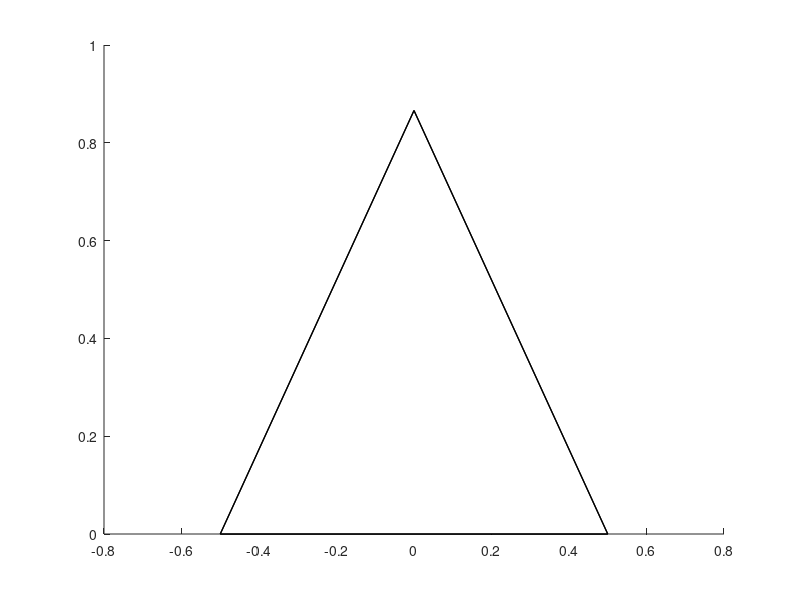

MATLAB code for this plot: (Note: this script raises an error after producing the figure.)
function ternaxes(varargin)
% TERNAXES - Creates ternary axes
%
%   ternaxes will create a basic ternary axes
%
%   ternaxes('NVertices',n) where n = 3 will produce a single ternary axis,
%   and n = 4 will create a double (mirrored) set of ternary axes.
%
%   n = 3           n = 4
%           A               A
%          / \             / \
%        B --- C         B --- C
%                          \ /
%                           D
%
%   Options:
%
%       'NVertices'             Number of vertices, 3 or 4
%
%       'Axes'                  Axes object for plotting, default = gca
%
% See also ternary, terngrid, terntick

% Last Modified: 8 May 2023
% D. Hasterok, University of Adelaide

% parse inputs
% ------------------------
p = inputParser;

addParameter(p,'NVertices',3,@isnumeric);   % number of axes
addParameter(p,'Axes',[],@isgraphics);      % handle to axes

parse(p,varargin{:});

n = p.Results.NVertices;
if n ~= 3 && n ~= 4
    error('NVertices can be 3 or 4.');
end

ax = p.Results.Axes;
if isempty(ax)
    ax = gca;
end
% ------------------------

w = 0.5;            % half width
h = 0.5/tan(pi/6);  % vertical scale

hold(ax,'on');

%create axes
fill(ax,[-w 0 w -w],[0 h 0 0],'w');
plot(ax,[-w 0 w -w],[0 h 0 0],'k-','LineWidth',1);
if n == 4
    fill(ax,[-w 0 w -w],-[0 h 0 0],'w');
    plot(ax,[-w 0 w -w],-[0 h 0 0],'k-','LineWidth',1);
end

ax.Visible = 'off';
ax.DataAspectRatio = [1 1 1];
axis(ax,'tight');

return